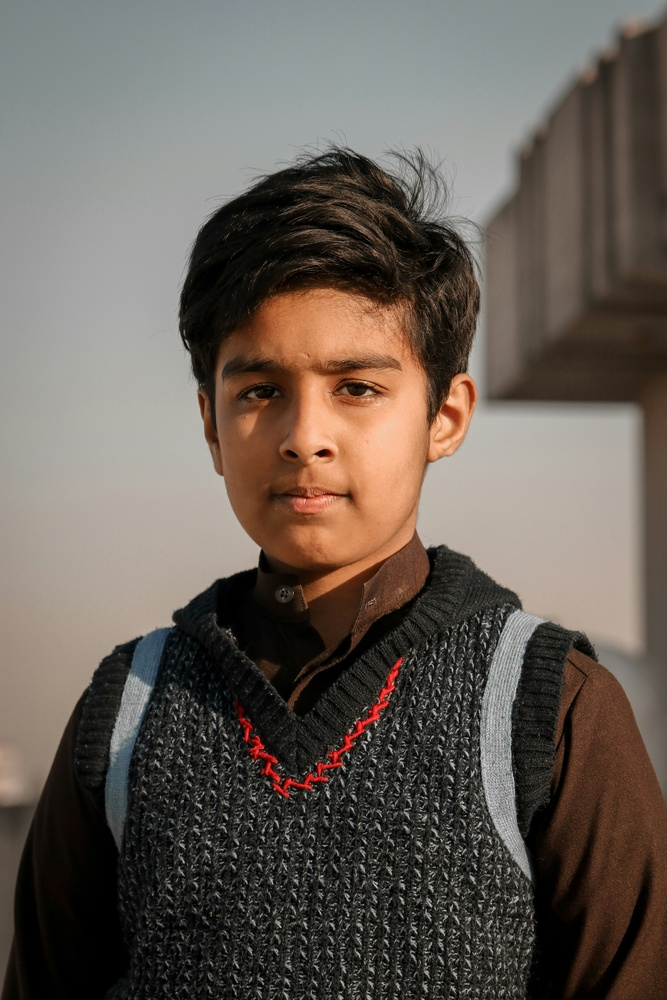
#> input picture frontend/src/assets/images/img1.jpg, 667 x 1000 px, shrunk from 4000 x 6000 before the run; its folder holds only this picture in this run
$ python -i gaze_tracker.py   (imports and definitions only)
#> lines starting #> are read from the running program, lines starting #| are printed output that depends on the picture
#> further down, picture is the input picture: shape (1000, 667, 3); mean B, G, R 86.3, 94.2, 103.4
import cv2
import numpy as np

face_cascade = cv2.CascadeClassifier("haarcascade_frontalface_default.xml")
eye_cascade = cv2.CascadeClassifier("haarcascade_eye.xml")

scanpath = []


def process_frame(frame):
    global scanpath

    gray = cv2.cvtColor(frame, cv2.COLOR_BGR2GRAY)
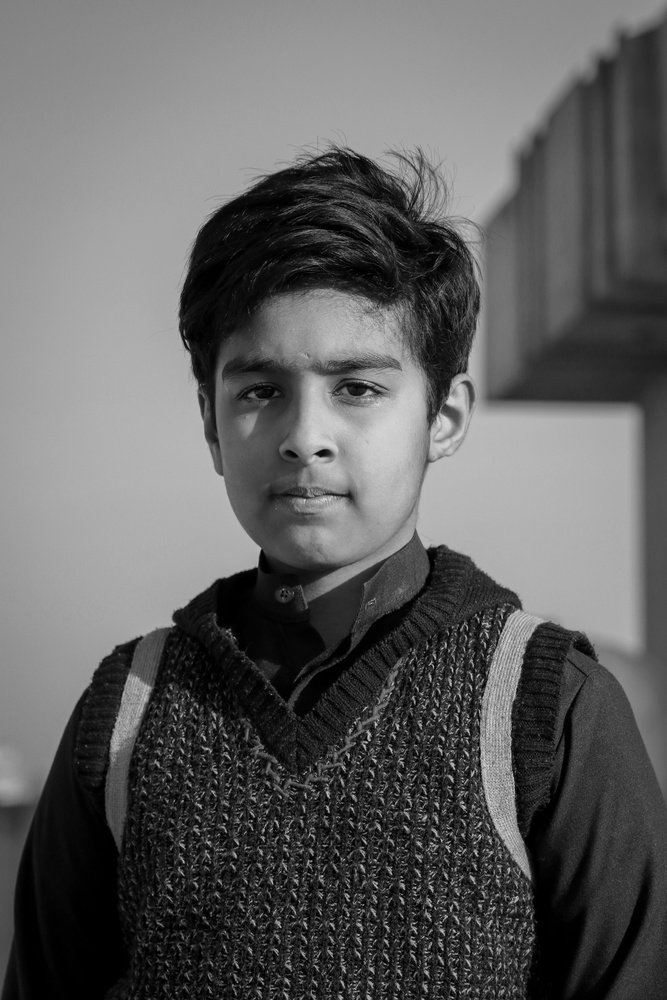
#> gray: shape (1000, 667); min 0, max 215, mean 96.1
    faces = face_cascade.detectMultiScale(gray, 1.3, 5)
#> faces = [[180, 282, 269, 269]]

    gaze_x, gaze_y = None, None

    for (x, y, w, h) in faces:
        roi_gray = gray[y:y+h, x:x+w]
        eyes = eye_cascade.detectMultiScale(roi_gray)

        for (ex, ey, ew, eh) in eyes[:2]:  # only 2 eyes
            cx = x + ex + ew // 2
            cy = y + ey + eh // 2

            scanpath.append((cx, cy))

            gaze_x = int(cx)
            gaze_y = int(cy)
#> this loop made 1 pass
#> (x, y, w, h, eyes) on pass 1: (180, 282, 269, 269, [[127, 154, 35, 35], [50, 85, 55, 55], [134, 71, 72, 72]])
#> pass 1, in process_frame, `roi_gray = gray[y:y+h, x:x+w]`:
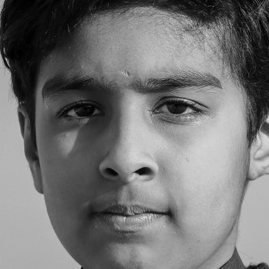
#> roi_gray: shape (269, 269); min 0, max 214, mean 116
#> after the loop, scanpath = [(324, 453), (257, 394)]

    return gaze_x, gaze_y


def get_features():
    global scanpath

    if len(scanpath) < 2:
        return 0, 0

    distances = []

    for i in range(len(scanpath) - 1):
        d = np.linalg.norm(
            np.array(scanpath[i]) - np.array(scanpath[i+1])
        )
        distances.append(d)

    fixation_count = len(scanpath)
    avg_movement = float(np.mean(distances))

    return fixation_count, avg_movement


def reset_scanpath():
    global scanpath
    scanpath = []

>>> import cv2
>>> picture = cv2.imread('../frontend/src/assets/images/img1.jpg')
>>> result = process_frame(picture)
#> result = (257, 394)

$ run again, on frontend/src/assets/images/img3.jpg
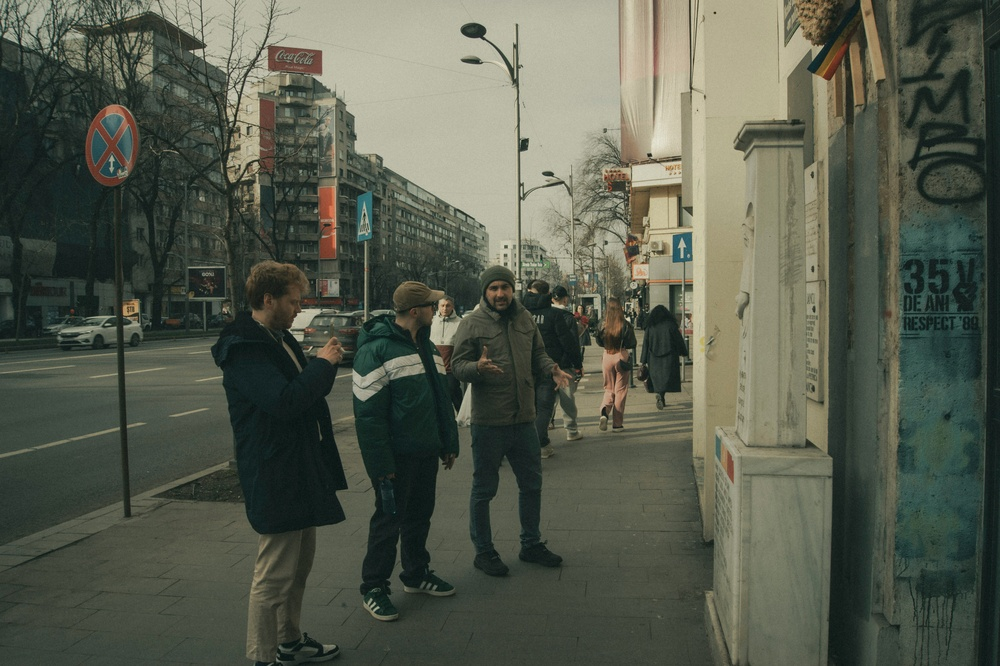
#> input picture frontend/src/assets/images/img3.jpg, 1000 x 666 px, shrunk from 4592 x 3056 before the run
#> picture is the input picture: shape (666, 1000, 3); mean B, G, R 77.6, 91.7, 86.5
#> in process_frame, `gray = cv2.cvtColor(frame, cv2.COLOR_BGR2GRAY)`:
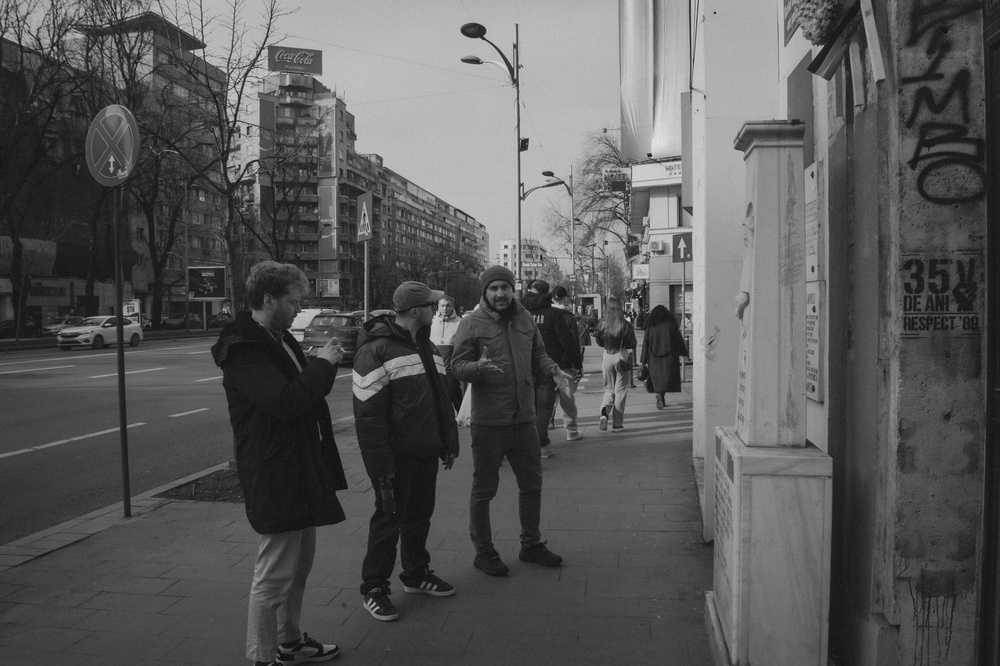
#> gray: shape (666, 1000); min 13, max 228, mean 88.5
#> faces = ()
#> after the loop in process_frame, `for (x, y, w, h) in faces:`: scanpath = []

$ run again, on frontend/src/assets/images/img4.jpg
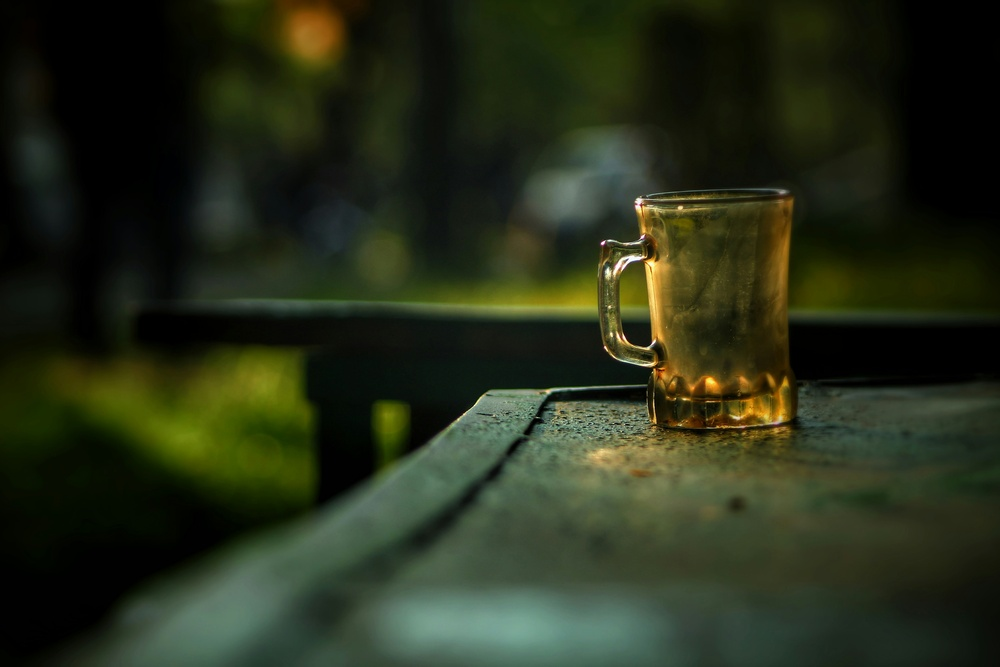
#> input picture frontend/src/assets/images/img4.jpg, 1000 x 667 px, shrunk from 5184 x 3456 before the run
#> picture is the input picture: shape (667, 1000, 3); mean B, G, R 25.5, 45.9, 38.7
#> in process_frame, `gray = cv2.cvtColor(frame, cv2.COLOR_BGR2GRAY)`:
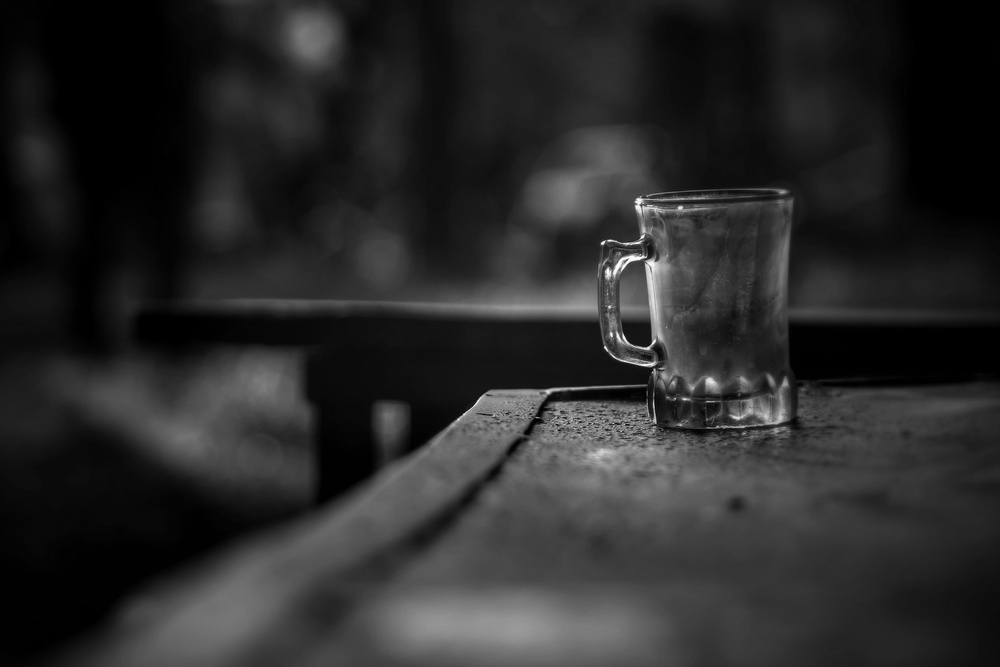
#> gray: shape (667, 1000); min 0, max 255, mean 41.4
#> faces = ()
#> after the loop in process_frame, `for (x, y, w, h) in faces:`: scanpath = []
